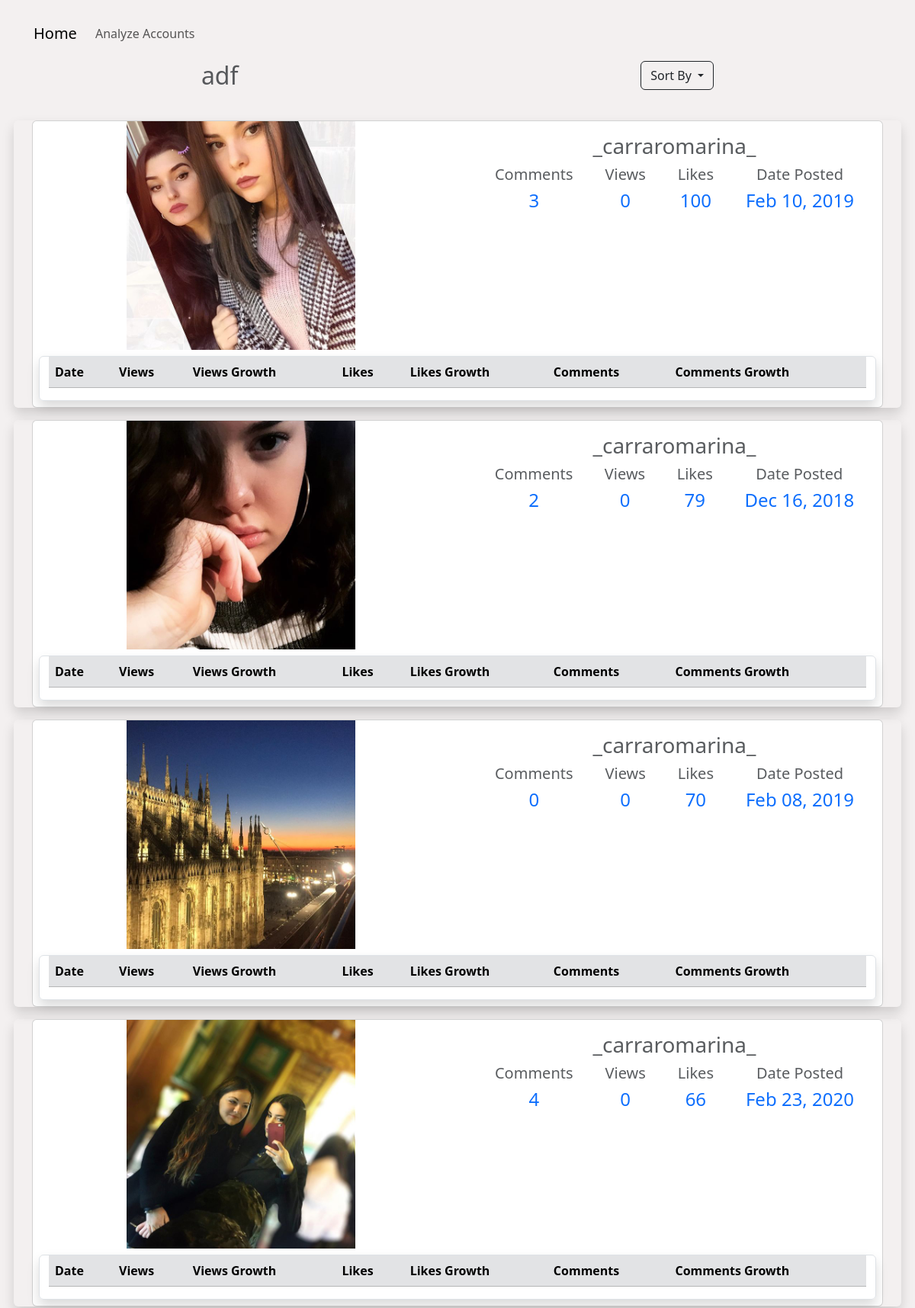
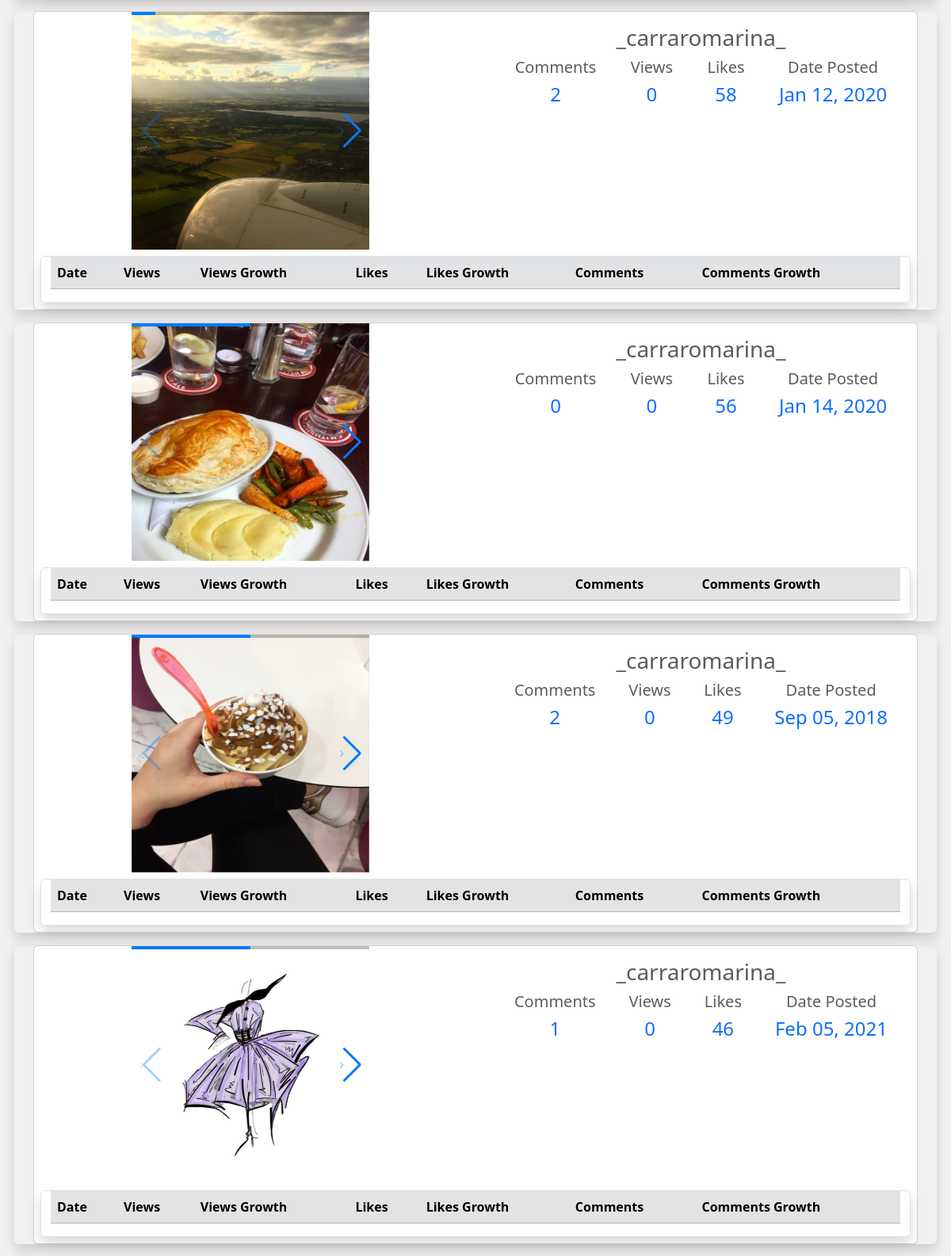
The page /projects/analyze/media/?id=dl7vtr0kcgfi7enf5ssj&sort=L (upper part) on the database its author committed (2 pictures, top to bottom).
### projects/models.py (models this page shows)
class Project(models.Model):
    id = models.CharField(max_length=20, primary_key=True, default=idgen)
    name = models.CharField(max_length=50)
    cDate = models.DateTimeField(default=timezone.now)
    user = models.ForeignKey(User, on_delete=models.CASCADE)
    size = models.IntegerField(default=25)
    def __str__(self):
        return self.name

### accounts/models.py (models this page shows, shortened)
class media(models.Model):
    mediaId = models.CharField(primary_key=True, default=idgen, max_length=20)
    user = models.ForeignKey(instaAccounts, on_delete=models.CASCADE)
    isVideo = models.BooleanField(default=False)
    isPhoto = models.BooleanField(default=False)
    isMultiple = models.BooleanField(default=False)
    multiItems = models.JSONField(default=dict)
    likes = models.IntegerField(default=0)
    comments = models.IntegerField(default=0)
    views = models.IntegerField(default=0)
    dataIn = models.JSONField(default=dict)
    likeIn = models.JSONField(default=dict)
    commentsIn = models.JSONField(default=dict)
    viewsIn = models.JSONField(default=dict)
    Date = models.DateTimeField(default=timezone.now)
    hashtags = models.TextField(default=" ")
    caption = models.TextField(default=" ")

class instaAccounts(models.Model):
    username = models.CharField(max_length=30)
    userId = models.CharField(primary_key=True, max_length=20, default=idgen)
    followers = models.JSONField(default=dict)
    following = models.JSONField(default=dict)
    medias = models.JSONField(default=dict)
    isVerified = models.BooleanField(default=False)
    isBusiness = models.BooleanField(default=False)
    businessCategory = models.CharField(max_length=50, default=None, blank=True, null=True)
    category = models.CharField(max_length=50, default=None, blank=True, null=True)
    dailyTrending = models.JSONField(default=dict)
    dataIn = models.JSONField(default=dict)
    views = models.IntegerField(default=0)
    likes = models.IntegerField(default=0)
    comments = models.IntegerField(default=0)
    hashtags = models.TextField(default=" ")
    bio = models.TextField(default=" ")
    def __str__(self):
        return self.username

### analyze/views.py (the view)
# urls.py: path('media/', views.analyzeMedia, name="analyze-media"),
def analyzeMedia(request):
    id = request.GET.get('id')
    sort = request.GET.get("sort", "")
    project = Project.objects.filter(id=id).first()
    accounts = projectAccounts.objects.filter(project=project).all()
    accs = instaAccounts.objects.filter(userId__in=accounts.values('account__userId'))
    print(len(accs))
    if sort == "" or sort == "V":
        media = Media.objects.filter(user__in=accs, isVideo=True).all().annotate(Max("views")).order_by('-views__max')
        charts = {
        }
        for item in media:
            charts[f"{item.pk}"] = [
                ['Date', 'Views']
            ]
            print(item.viewsIn)
            for key, value in dict(item.viewsIn).items():
                charts[f"{item.pk}"].append([key, int(value)])
    elif sort == "L":
        media = Media.objects.filter(user__in=accs).all().annotate(Max("likes")).order_by('-likes__max')
    elif sort == "C":
        media = Media.objects.filter(user__in=accs).all().annotate(Max("comments")).order_by('-comments__max')
    elif sort == "D":
        media = Media.objects.filter(user__in=accs).all().order_by('-Date')
    print(len(media))
    return render(request, 'analyze/media.html', {
        "medias": media,
        "sort": sort,
        "project": project,
    })

### analyze/templatetags/createDictMedia.py (called while the page is built, shortened)
@register.filter(expects_localtime=True)
def createDictMedia(data):
    new = {}
    dic = dict(data)
    vws = 0
    lks = 0
    cmt = 0
    return new.items().__reversed__()

### analyze/templates/analyze/media.html (shortened to what this page needs)
{% extends "projects/base.html" %}
{% load bootstrap5 %}
{% load static %}
{% load humanize %}
{% load parse_iso %}
{% load createDictMedia %}
{% block head %}
    <link
            rel="stylesheet"
            href="https://unpkg.com/swiper@8/swiper-bundle.min.css"
    />
    <link rel="stylesheet" type="text/css" href="{% static 'analyze/css/media.css' %}">
    <link rel="stylesheet" type="text/css" href="{% static 'projects/load.css' %}">
{% endblock head %}
{% block navcontent %}
    <li class="nav-item">
        <a  class="nav-link" href="/projects/analyze/?id={{ project.id }}" onclick="showLoading()">
            Analyze Accounts
        </a>
    </li>
{% endblock %}
{% block content %}
    <div class="container-fluid" id="main">
        <div class="row row-cols-auto mb-4">
            <div class="col mx-auto d-flex justify-content-end">
                <h2 class="text-muted">
                    {{ project }}
                </h2>
            </div>
            <div class="col mx-auto d-flex justify-content-center">
                <div class="dropdown">
                    <button class="dropdown-toggle btn btn-outline-dark" href="#"  data-bs-toggle="dropdown" aria-expanded="false">
                        Sort By
                    </button>
                </div>
            </div>
        </div>
        <div class="row row-cols-auto">
            {% for media in medias %}
                <div class="col mx-auto my-2 rounded shadow">
                    <div class="container">
                        <div class="card">
                            <div class="row">
                                <div class="col">
                                    {% if media.isVideo %}
                                        <div class="h_iframe d-flex justify-content-center">
                                            <iframe allowfullscreen src="{% static 'accounts/media/videos/'|add:media.mediaId|add:'.mp4' %}"></iframe>
                                        </div>
                                    {% elif media.isMultiple %}
                                        <div class="swiper mySwiper">
                                            <div class="swiper-wrapper">
                                                {% for item, value in media.multiItems.items %}
                                                    {% if value.isVideo %}
                                                        <div class="swiper-slide">
                                                            <div class="h_iframe" >
                                                                <iframe allowfullscreen src="{% static 'accounts/media/videos/'|add:item|add:'.mp4' %}"></iframe>
                                                            </div>
                                                        </div>
                                                    {% else %}
                                                        <div class="swiper-slide">
                                                            <img src="{% static 'accounts/media/images/'|add:item|add:'.png' %}">
                                                        </div>
                                                    {% endif %}
                                                {% endfor %}
                                            </div>
                                            <div class="swiper-button-next"></div>
                                            <div class="swiper-button-prev"></div>
                                            <div class="swiper-pagination"></div>
                                        </div>
                                    {% else %}
                                        <div class="d-flex justify-content-center">
                                            <img src="{% static 'accounts/media/images/'|add:media.mediaId|add:'.png' %}"  >
                                        </div>
                                    {% endif %}
                                </div>
                                <div class="col">
                                    <div class="card-body">
                                        <div class="card-title">
                                            <h3 class="text-muted text-center">
                                                <a href="{% url 'analyze-account' %}?id={{ project.id }}&acc={{ media.user.userId }}">{{ media.user }}</a>
                                            </h3>
                                        </div>
                                        <div class="container">
                                            <div class="row row-cols-auto">
                                                <div class="col mx-auto">
                                                    <h5 class="text-muted text-center">
                                                        Comments
                                                    </h5>
                                                    <h4 class="text-primary text-center">
                                                        {{ media.comments|intcomma }}
                                                    </h4>
                                                </div>
                                                <div class="col mx-auto">
                                                    <h5 class="text-muted text-center">
                                                        Views
                                                    </h5>
                                                    <h4 class="text-primary text-center">
                                                        {{ media.views|intcomma }}
                                                    </h4>
                                                </div>
                                                <div class="col mx-auto">
                                                    <h5 class="text-muted text-center">
                                                        Likes
                                                    </h5>
                                                    <h4 class="text-primary text-center">
                                                        {{ media.likes|intcomma }}
                                                    </h4>
                                                </div>
                                                <div class="col mx-auto">
                                                    <h5 class="text-muted text-center">
                                                        Date Posted
                                                    </h5>
                                                    <h4 class="text-primary text-center">
                                                        {{ media.Date|date:"M d, Y" }}
                                                    </h4>
                                                </div>
                                            </div>
                                        </div>
                                    </div>
                                </div>
                                <div class="col">
                                    <div class="row m-2 border shadow rounded">
                                        <div class="overflow-scroll account-media">
                                            <table class="table">
                                                <thead>
                                                <tr class="table-secondary">
                                                    <th  scope="col">Date</th>
                                                    <th scope="col">Views</th>
                                                    <th scope="col">Views Growth</th>
                                                    <th scope="col">Likes</th>
                                                    <th scope="col">Likes Growth</th>
                                                    <th scope="col">Comments</th>
                                                    <th scope="col">Comments Growth</th>
                                                </tr>
                                                </thead>
                                            </table>
                                        </div>
                                    </div>
                                </div>
                            </div>
                        </div>
                    </div>
                </div>
            {% endfor %}
        </div>
    </div>
{% endblock content %}

### projects/static/projects/main.css (style rules this page uses)
body { background: rgba(241, 237, 237, 0.8); }

### analyze/static/analyze/css/media.css (style rules this page uses)
iframe, img, video, .swiper, .mySwiper { min-width: 300px; min-height: 300px; max-width: 300px; max-height: 300px; }
.account-media { max-height: 300px; }
thead tr th { position: sticky; top: 0; }
a { text-decoration: inherit; color: inherit; }

### rows shown on the page
Project: name "adf"
media: mediaId (picture), user "_carraromarina_", comments "3", views "0", likes "100", Date "Feb 10, 2019"
media: mediaId (picture), user "_carraromarina_", comments "2", views "0", likes "79", Date "Dec 16, 2018"
media: mediaId (picture), user "_carraromarina_", comments "0", views "0", likes "70", Date "Feb 08, 2019"
media: mediaId (picture), user "_carraromarina_", comments "4", views "0", likes "66", Date "Feb 23, 2020"
media: isVideo False (drawn), user "_carraromarina_", comments "2", views "0", likes "58", Date "Jan 12, 2020"
media: isVideo False (drawn), user "_carraromarina_", comments "0", views "0", likes "56", Date "Jan 14, 2020"
media: isVideo False (drawn), user "_carraromarina_", comments "2", views "0", likes "49", Date "Sep 05, 2018"
media: isVideo False (drawn), user "_carraromarina_", comments "1", views "0", likes "46", Date "Feb 05, 2021"
